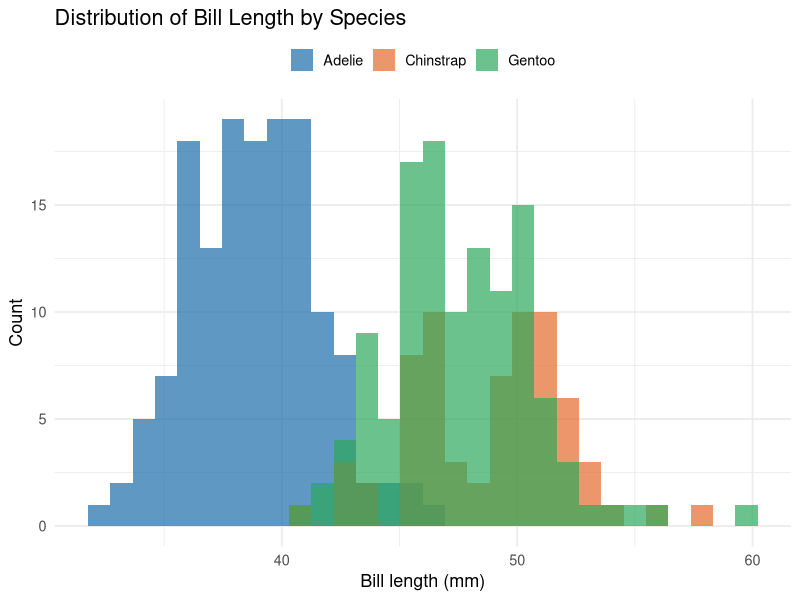

Write R code to recreate this figure.
## ---- chunk 1
#| label: load-data
#| message: false
#| warning: false

library(tidyverse)
library(here)

# Load your data
# data <- read_csv(here("data", "your-data.csv"))

# For demo, use a built-in dataset
data <- palmerpenguins::penguins |> drop_na()

glimpse(data)
## ---- chunk 2
#| label: eda
#| fig-cap: "Distribution of key variable"

data |>
  ggplot(aes(x = bill_length_mm, fill = species)) +
  geom_histogram(bins = 30, alpha = 0.7, position = "identity") +
  scale_fill_manual(values = c("#1B6CA8", "#E26A2C", "#2CA85A")) +
  labs(
    title = "Distribution of Bill Length by Species",
    x = "Bill length (mm)",
    y = "Count",
    fill = NULL
  ) +
  theme_minimal(base_size = 13) +
  theme(legend.position = "top")
## ---- chunk 3
#| label: model

model <- lm(body_mass_g ~ bill_length_mm + flipper_length_mm + species,
            data = data)

broom::tidy(model, conf.int = TRUE) |>
  filter(term != "(Intercept)") |>
  knitr::kable(digits = 2, caption = "Model coefficients")
